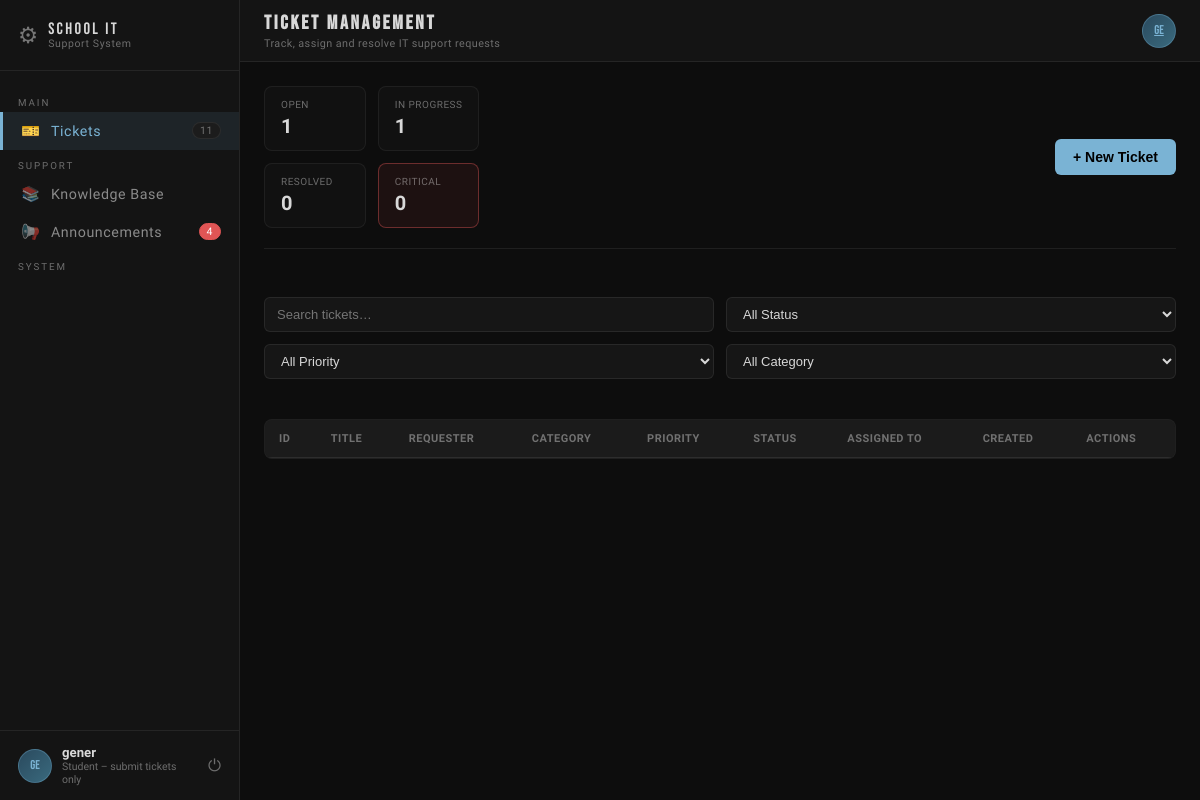
Page /tickets (signed in) on the committed database.
### models.py (models this page shows, shortened)
class User(db.Model):
    __tablename__ = 'users'
    id            = db.Column(db.Integer, primary_key=True)
    username      = db.Column(db.String(80),  unique=True, nullable=False)
    email         = db.Column(db.String(120), unique=True, nullable=False)
    password_hash = db.Column(db.String(255), nullable=False)
    full_name     = db.Column(db.String(120), nullable=False)
    role_id       = db.Column(db.Integer, db.ForeignKey('roles.id'), nullable=False)
    department    = db.Column(db.String(100))
    phone         = db.Column(db.String(20))
    is_active     = db.Column(db.Boolean, default=True)
    last_login    = db.Column(db.DateTime)
    created_at    = db.Column(db.DateTime, default=datetime.utcnow)
    updated_at    = db.Column(db.DateTime, default=datetime.utcnow, onupdate=datetime.utcnow)
    role                = db.relationship('Role', back_populates='users')
    submitted_tickets   = db.relationship('Ticket', foreign_keys='Ticket.requester_id',   back_populates='requester',  lazy='dynamic')
    assigned_tickets    = db.relationship('Ticket', foreign_keys='Ticket.assigned_to_id', back_populates='assigned_to', lazy='dynamic')
    comments            = db.relationship('TicketComment',        back_populates='author',     lazy='dynamic')
    assets_assigned     = db.relationship('Asset',                back_populates='assigned_to', lazy='dynamic')
    maintenance_logs    = db.relationship('AssetMaintenance',     back_populates='performed_by', lazy='dynamic')
    kb_articles         = db.relationship('KnowledgeBaseArticle', back_populates='author',      lazy='dynamic')
    announcements       = db.relationship('Announcement',         back_populates='author',      lazy='dynamic')
    notifications       = db.relationship('Notification',         back_populates='user',        lazy='dynamic')
    audit_logs          = db.relationship('AuditLog',             back_populates='user',        lazy='dynamic')

class Role(db.Model):
    __tablename__ = 'roles'
    id          = db.Column(db.Integer, primary_key=True)
    name        = db.Column(db.String(50), unique=True, nullable=False)   # admin | it_staff | faculty | student
    description = db.Column(db.String(200))
    created_at  = db.Column(db.DateTime, default=datetime.utcnow)
    users = db.relationship('User', back_populates='role', lazy='dynamic')

### main.py (the view, shortened to what this page needs)
    @app.route('/tickets')
    def tickets_page():
        if 'user_id' not in session:
            return redirect(url_for('login'))
        from models import Ticket, User
        user = User.query.get(session['user_id'])
        if user and user.role.name == 'student':
            ticket_stats = {
                'open': Ticket.query.filter_by(status='open', requester_id=user.id).count(),
                'in_progress': Ticket.query.filter_by(status='in_progress', requester_id=user.id).count(),
                'resolved': Ticket.query.filter_by(status='resolved', requester_id=user.id).count(),
                'critical': Ticket.query.filter_by(priority='critical', requester_id=user.id).count(),
            }
        return render_template('tickets.html', ticket_stats=ticket_stats)

### templates/tickets.html (shortened to what this page needs)
{% extends 'base.html' %}
{% block page_heading %}Ticket Management{% endblock %}
{% block page_sub %}Track, assign and resolve IT support requests{% endblock %}
{% block extra_css %}
<link rel="stylesheet" href="{{ url_for('static', filename='css/tickets.css') }}"/>
{% endblock %}
{% block content %}
<div class="tickets-header">
  <div class="tickets-stats">
    <div class="stat-box">
      <span class="stat-label">Open</span>
      <span class="stat-number">{{ ticket_stats.open }}</span>
    </div>
    <div class="stat-box">
      <span class="stat-label">In Progress</span>
      <span class="stat-number">{{ ticket_stats.in_progress }}</span>
    </div>
    <div class="stat-box">
      <span class="stat-label">Resolved</span>
      <span class="stat-number">{{ ticket_stats.resolved }}</span>
    </div>
    <div class="stat-box critical">
      <span class="stat-label">Critical</span>
      <span class="stat-number">{{ ticket_stats.critical }}</span>
    </div>
  </div>
  <button class="btn-primary" onclick="openCreateModal()">+ New Ticket</button>
</div>
<div class="tickets-filters">
  <input type="text" id="searchInput" placeholder="Search tickets…" onkeyup="applyFilters()">
  <select id="statusFilter" onchange="applyFilters()">
    <option value="">All Status</option>
  </select>
  <select id="priorityFilter" onchange="applyFilters()">
    <option value="">All Priority</option>
  </select>
  <select id="categoryFilter" onchange="applyFilters()">
    <option value="">All Category</option>
  </select>
</div>
<div class="tickets-container">
  <table class="tickets-table" id="ticketsTable">
    <thead>
      <tr>
        <th>ID</th>
        <th>Title</th>
        <th>Requester</th>
        <th>Category</th>
        <th>Priority</th>
        <th>Status</th>
        <th>Assigned To</th>
        <th>Created</th>
        <th>Actions</th>
      </tr>
    </thead>
  </table>
</div>
{% endblock %}

### templates/base.html (shortened to what this page needs)
<!DOCTYPE html>
<html lang="en">
<head>
  <link rel="stylesheet" href="{{ url_for('static', filename='css/pages.css') }}"/>
  {% block extra_css %}{% endblock %}
</head>
<body>
<aside class="sidebar" id="sidebar">
  <div class="sidebar__brand"><span class="brand-gear">⚙</span><div class="brand-text"><span class="brand-title">SCHOOL IT</span><span class="brand-sub">Support System</span></div></div>
  <nav class="sidebar__nav">
    <p class="nav-section-label">MAIN</p>
    <a href="{{ url_for('tickets_page') }}" class="nav-item{% if request.path.startswith('/tickets') %} active{% endif %}"><span class="nav-icon">🎫</span> Tickets{% if ticket_count %}<span class="nav-badge">{{ ticket_count }}</span>{% endif %}</a>
    <p class="nav-section-label">SUPPORT</p>
    <a href="{{ url_for('kb_page') }}" class="nav-item{% if request.path.startswith('/kb') %} active{% endif %}"><span class="nav-icon">📚</span> Knowledge Base</a>
    <a href="{{ url_for('announcements_page') }}" class="nav-item{% if request.path.startswith('/announcements') %} active{% endif %}"><span class="nav-icon">📢</span> Announcements{% if announcement_count %}<span class="nav-badge new">{{ announcement_count }}</span>{% endif %}</a>
    <p class="nav-section-label">SYSTEM</p>
  </nav>
  <div class="sidebar__footer">
    <div class="user-avatar">{{ current_user.username[:2].upper() if current_user }}</div>
    <div class="user-meta"><span class="user-name">{{ current_user.full_name if current_user }}</span><span class="user-role">{{ current_user.role.description if current_user and current_user.role }}</span></div>
    <a href="{{ url_for('logout_page') }}" class="logout-btn">⏻</a>
  </div>
</aside>
<div class="main">
  <header class="topbar">
    <div class="topbar__left"><h2 class="page-heading">{% block page_heading %}{% endblock %}</h2><span class="page-sub">{% block page_sub %}{% endblock %}</span></div>
    <div class="topbar__right">
      <a href="{{ url_for('profile_page') }}" class="topbar-avatar" title="Profile">{{ current_user.username[:2].upper() if current_user }}</a>
    </div>
  </header>
  <div class="page-content">
    {% block content %}{% endblock %}
  </div>
</div>
</body>
</html>

### static/css/pages.css (style rules this page uses)
*, *::before, *::after { box-sizing: border-box; margin: 0; padding: 0; }
:root { --bg: #0d0d0d; --bg2: #141414; --bg3: #1c1c1c; --bg4: #242424; --border: rgba(255,255,255,0.07); --border2: rgba(255,255,255,0.12); --text: #d8d8d8; --text-dim: rgba(255,255,255,0.38); --text-muted:rgba(255,255,255,0.22); --accent: #7ab3d4; --accent-bg: rgba(122,179,212,0.1); --green: #4caf82; --green-bg: rgba(76,175,130,0.1); --warn: #e0a840; --warn-bg: rgba(224,168,64,0.1); --danger: #e05555; --danger-bg: rgba(224,85,85,0.1); --purple: #b07fd4; --purple-bg: rgba(176,127,212,0.1); --sidebar-w: 240px; --topbar-h: 62px; --radius: 4px; }
html, body { height: 100%; background: var(--bg); color: var(--text); font-family: 'Rajdhani', sans-serif; font-size: 15px; }
.sidebar { position: fixed; top: 0; left: 0; width: var(--sidebar-w); height: 100vh; background: var(--bg2); border-right: 1px solid var(--border); display: flex; flex-direction: column; z-index: 100; transition: transform 0.3s ease; }
.sidebar__brand { display: flex; align-items: center; gap: 10px; padding: 20px 18px; border-bottom: 1px solid var(--border); }
.brand-gear { font-size: 1.5rem; opacity: 0.5; animation: spin 10s linear infinite; }
.brand-text { display: flex; flex-direction: column; line-height: 1.1; }
.brand-title { font-family: 'Bebas Neue', sans-serif; font-size: 1.1rem; letter-spacing: 0.14em; color: var(--text); }
.brand-sub { font-size: 0.7rem; letter-spacing: 0.06em; color: var(--text-dim); }
.sidebar__nav { flex: 1; padding: 16px 0; overflow-y: auto; }
.nav-section-label { padding: 10px 18px 4px; font-size: 0.65rem; letter-spacing: 0.2em; color: var(--text-dim); }
.nav-item { display: flex; align-items: center; gap: 10px; padding: 10px 18px; color: rgba(255,255,255,0.5); text-decoration: none; font-size: 0.95rem; font-weight: 500; letter-spacing: 0.04em; border-left: 3px solid transparent; transition: color 0.2s, background 0.2s, border-color 0.2s; position: relative; }
.nav-item.active { color: var(--accent); background: var(--accent-bg); border-left-color: var(--accent); }
.nav-icon { font-size: 1rem; width: 20px; text-align: center; }
.nav-badge { margin-left: auto; background: var(--bg3); border: 1px solid var(--border); color: var(--text-dim); font-size: 0.7rem; padding: 1px 7px; border-radius: 20px; }
.nav-badge.new { background: var(--danger); color: #fff; border-color: var(--danger); }
.sidebar__footer { padding: 14px 18px; border-top: 1px solid var(--border); display: flex; align-items: center; gap: 10px; }
.user-avatar, .topbar-avatar { width: 34px; height: 34px; border-radius: 50%; background: linear-gradient(135deg, #2a4a5e, #3a6a7e); display: flex; align-items: center; justify-content: center; font-family: 'Bebas Neue', sans-serif; font-size: 0.85rem; color: var(--accent); border: 1px solid rgba(122,179,212,0.3); flex-shrink: 0; }
.user-meta { display: flex; flex-direction: column; flex: 1; min-width: 0; }
.user-name { font-size: 0.88rem; font-weight: 600; white-space: nowrap; overflow: hidden; text-overflow: ellipsis; }
.user-role { font-size: 0.7rem; color: var(--text-dim); }
.logout-btn { color: var(--text-dim); text-decoration: none; font-size: 1.1rem; transition: color 0.2s; }
.main { margin-left: var(--sidebar-w); min-height: 100vh; display: flex; flex-direction: column; }
.topbar { position: sticky; top: 0; z-index: 90; height: var(--topbar-h); background: var(--bg2); border-bottom: 1px solid var(--border); display: flex; align-items: center; gap: 16px; padding: 0 24px; }
.topbar__left { flex: 1; display: flex; flex-direction: column; gap: 2px; }
.page-heading { font-family: 'Bebas Neue', sans-serif; font-size: 1.3rem; letter-spacing: 0.14em; color: var(--text); }
.page-sub { font-size: 0.72rem; color: var(--text-dim); letter-spacing: 0.04em; }
.topbar__right { display: flex; align-items: center; gap: 14px; }
.page-content { padding: 24px; display: flex; flex-direction: column; gap: 20px; animation: fadeUp 0.4s ease both; }
.btn-primary { background: var(--accent); border-color: var(--accent); color: #0d1a22; }

### rows in the picture
User: username "GE", full_name "gener"
Role: role "Student – submit tickets only"

### other values in the picture
{{ ticket_count }} "11"
{{ announcement_count }} "4"
{{ ticket_stats.open }} "1"
{{ ticket_stats.in_progress }} "1"
{{ ticket_stats.resolved }} "0"
{{ ticket_stats.critical }} "0"
